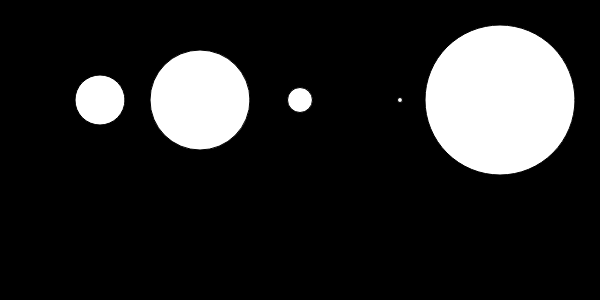
Frame 1 (no input)
Frame 60 (no input): identical to frame 1, image omitted
Frame 120 (the mouse pressed at the canvas centre since frame 60): identical to frame 1, image omitted

The p5.js sketch that drew this single still picture (run headless with seeded random() and noise() and a simulated clock; from frame 60 on, the mouse is pressed at the canvas centre):

// p5.js sketch
// ── sketch.js
var numberlist = [50, 100, 25, 5, 150];

function setup() {
  createCanvas(600, 300);
}

function draw() {
  background(0);
  fill(255);

  for (var i = 0; i < numberlist.length; i++) {
    ellipse(i * 100 + 100, 100, numberlist[i], numberlist[i]);

  }
}
